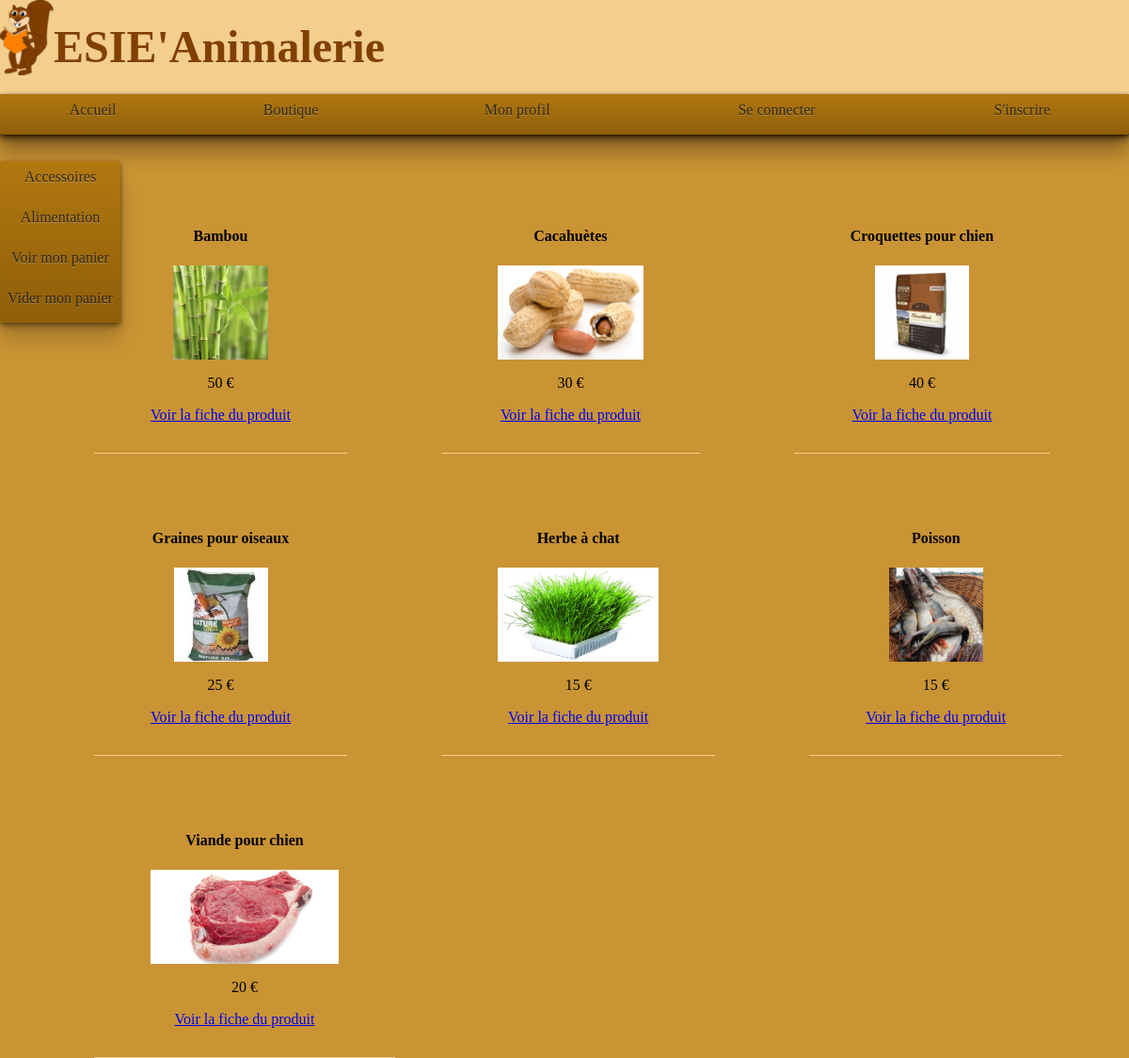
Page /Sources/boutique.php?ID_Categorie=2 on the committed database.
### tables this page shows
CREATE TABLE `Produits` (
  `ID_Produit` int(11) NOT NULL,
  `Nom_Produit` varchar(100) NOT NULL,
  `ID_Categorie` int(50) NOT NULL,
  `Image_Produit` varchar(45) NOT NULL,
  `Description_Produit` text NOT NULL,
  `Prix_Produit` int(10) NOT NULL,
  `Quantite_Produit` int(10) NOT NULL
);

### Sources/boutique.php (the view, shortened to what this page needs)
<?php
include ('connexionBDD.php');
?>
<html>
	<body>
		<link rel="stylesheet" href="style.css"/>
		<link rel="stylesheet" href="boutique.css"/>
		<?php require "entete.php"; ?>
		<div id"contenaire">
		<br />
			<?php
			$query = 'SELECT DISTINCT ID_Categorie FROM Produits';
			$Categorie = mysqli_query($mysqli, $query);
			$contenu .= '<div class="boutique-gauche">';
			$contenu .= "<ul>";
			while($cat = $Categorie->fetch_assoc())
			{
				if ($cat['ID_Categorie'] == 1)
				{
					$contenu .= "<li><a href='?ID_Categorie=" . $cat['ID_Categorie'] . "'>Accessoires</a></li>";
				}
				if ($cat['ID_Categorie'] == 2)
				{
					$contenu .= "<li><a href='?ID_Categorie=" . $cat['ID_Categorie'] . "'>Alimentation</a></li>";
				}
			}
			$contenu .= "<li><a href=panier.php>Voir mon panier</a></li>";
			$contenu .= "<li><a href=panier.php?panier>Vider mon panier</a></li>";
			$contenu .= "</ul>";
			$contenu .= "</div>";
			$contenu .= '<div class="boutique-droite">';
			if(isset($_GET['ID_Categorie']))
			{
				$query = "select ID_Produit, Nom_Produit, Prix_Produit, ID_Categorie, Image_Produit, Description_Produit, Quantite_Produit FROM Produits WHERE ID_Categorie = '$_GET[ID_Categorie]'";
				$donnees = mysqli_query($mysqli, $query) or die ('Erreur: requête affichage produits par catégories');
				while($produit = $donnees->fetch_assoc())
				{
					$contenu .= '<div class="boutique-produit">';
					$contenu .= "<h4>$produit[Nom_Produit]</h4>";
					$contenu .= "<a href=\"fiche_produit.php?ID_Produit=$produit[ID_Produit]\"><img src=\"../Images/$produit[Image_Produit]\" =\"130\" height=\"100\"></a>";
					$contenu .= "<p>$produit[Prix_Produit] €</p>";
					$contenu .= '<a href="fiche_produit.php?ID_Produit=' . $produit['ID_Produit'] . '">Voir la fiche du produit</a>';
					$contenu .= '</div>';
				}
			}
			$contenu .= '</div>';
			echo $contenu;
			?>
			</div>
	</body>
</html>

### Sources/style.css (style rules this page uses)
html, body { margin : 0 0 0 0; padding : 0 0 0 0; }
body { background-color : #ca9434 ; }

### Sources/boutique.css (style rules this page uses)
.boutique-gauche { background-color: transparent; min-height: 500px; max-width: 20%; position: absolute; margin-right: 10%; padding-top: 10px; text-align: center; }
.boutique-gauche ul { list-style: none; padding: 0; display: table-cell; width: 100%; background: linear-gradient(#b27811,#8e5e08); border-radius: 3px; box-shadow: 0 1px 3px rgba(0, 0, 0, .3), 0 3px 5px rgba(0, 0, 0, .2), 0 5px 10px rgba(0, 0, 0, .2), 0 20px 20px rgba(0, 0, 0, .15); }
.boutique-gauche ul li a { padding: 10px; text-align: center; color: rgba(0, 0, 0, .7); text-decoration: none; padding: 8px 8px 17px 8px; text-shadow: 0 1px 0 rgba(200, 200, 200, .4); display: block; }
.boutique-droite { display: flex; flex-direction: row; flex-wrap: wrap; }
.boutique-produit { max-width: 200px; max-height: 200px; display: flex; flex-direction: column; text-align: center; padding: 5%; margin-left: 100px; border-bottom: 1px solid #f3ce8d; }

### rows in the picture
produits: Nom_Produit "Bambou", Image_Produit (picture), Prix_Produit "50"
produits: Nom_Produit "Cacahuètes", Image_Produit (picture), Prix_Produit "30"
produits: Nom_Produit "Croquettes pour chien", Image_Produit (picture), Prix_Produit "40"
produits: Nom_Produit "Graines pour oiseaux", Image_Produit (picture), Prix_Produit "25"
produits: Nom_Produit "Herbe à chat", Image_Produit (picture), Prix_Produit "15"
produits: Nom_Produit "Poisson", Image_Produit (picture), Prix_Produit "15"
produits: Nom_Produit "Viande pour chien", Image_Produit (picture), Prix_Produit "20"
